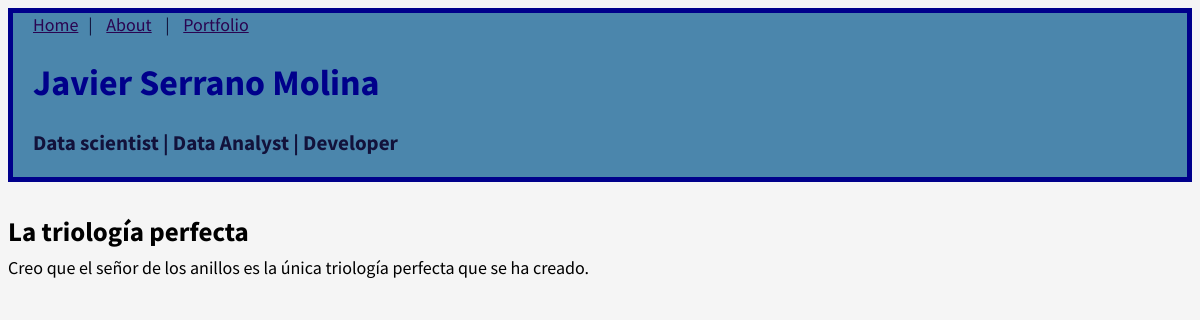
/blog/proyect/2/, run on the app's committed database.
### blog/models.py (models this page shows, shortened)
class Post(models.Model):
    title = models.CharField(max_length=200)
    author = models.ForeignKey(
        "auth.User",
        on_delete=models.CASCADE,
    )
    body = models.TextField()

### blog/views.py (the view)
# urls.py: path("proyect/<int:pk>/", BlogDetailedView.as_view(), name="post_detail"),
class BlogDetailedView(DetailView):
    model = Post
    template_name = "post_detail.html"

### templates/post_detail.html
{% extends "base.html" %}
{% block content %}
<div class="post-entry">
    <h2>{{ post.title }}</h2>
    {% autoescape off %}
    {{ post.body |safe }}
    {% endautoescape %}
</div>
{% endblock content %}

### static/css/base.css (style rules this page uses)
body { font-family: 'Source Sans Pro', sans-serif; font-size: 18px; background-color: whitesmoke; }
.post-entry { margin-bottom: 2rem; }
.post-entry h2 { margin: 0.5rem 0; }

### data on the page
Post: title "La triología perfecta", body "Creo que el señor de los anillos es la única triología perfecta que se ha creado."
